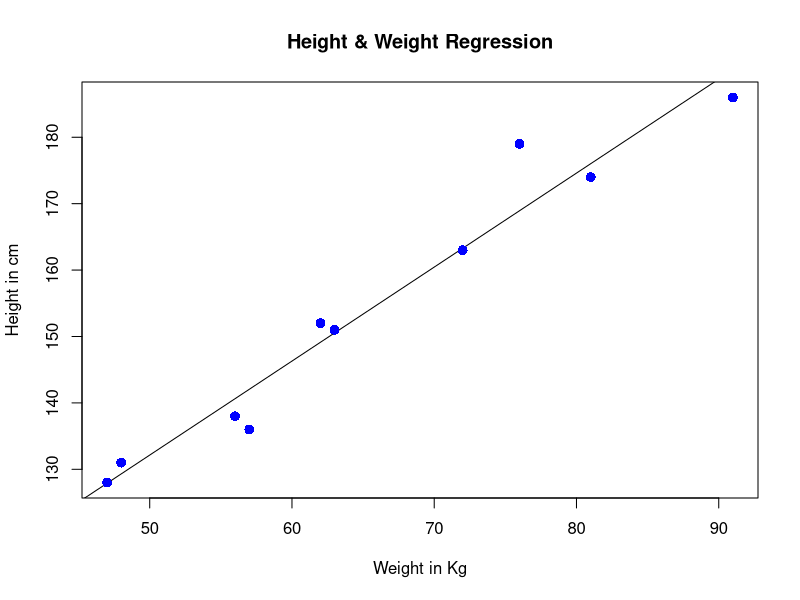
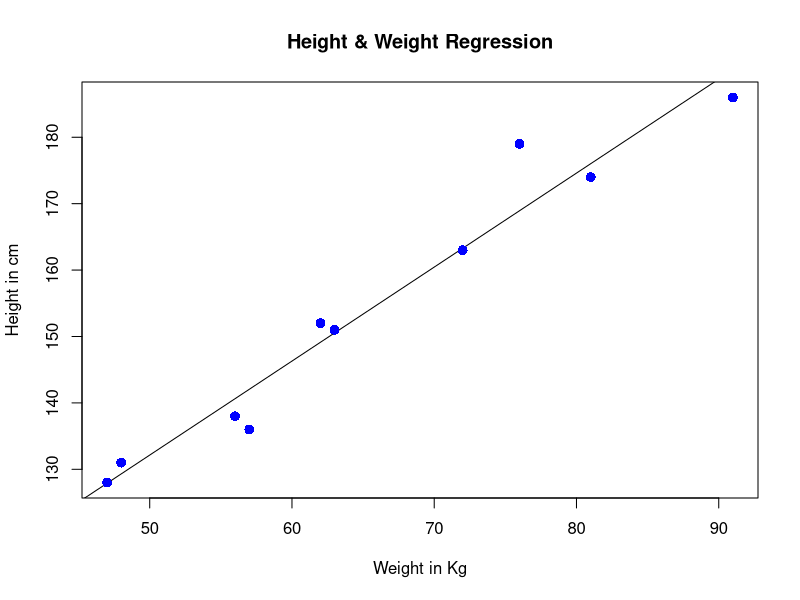

Reproduce these figures in R, in order.

x <- c(151, 174, 138, 186, 128, 136, 179, 163, 152, 131)
y <- c(63, 81, 56, 91, 47, 57, 76, 72, 62, 48)
relation <- lm(y~x)
print(relation)
a <- data.frame(x = 170)
result <- predict(relation,a)
print(result)
png(file = "F:/TY Refbook/BI/practicals/linearregression.png")
plot(y,x,col = "blue",main = "Height & Weight Regression",
  abline(lm(x~y)),cex = 1.3,pch = 16,xlab = "Weight in Kg",ylab = "Height in cm")

# Save the file.
dev.off()
plot(y,x,col = "blue",main = "Height & Weight Regression",
     abline(lm(x~y)),cex = 1.3,pch = 16,xlab = "Weight in Kg",ylab = "Height in cm")